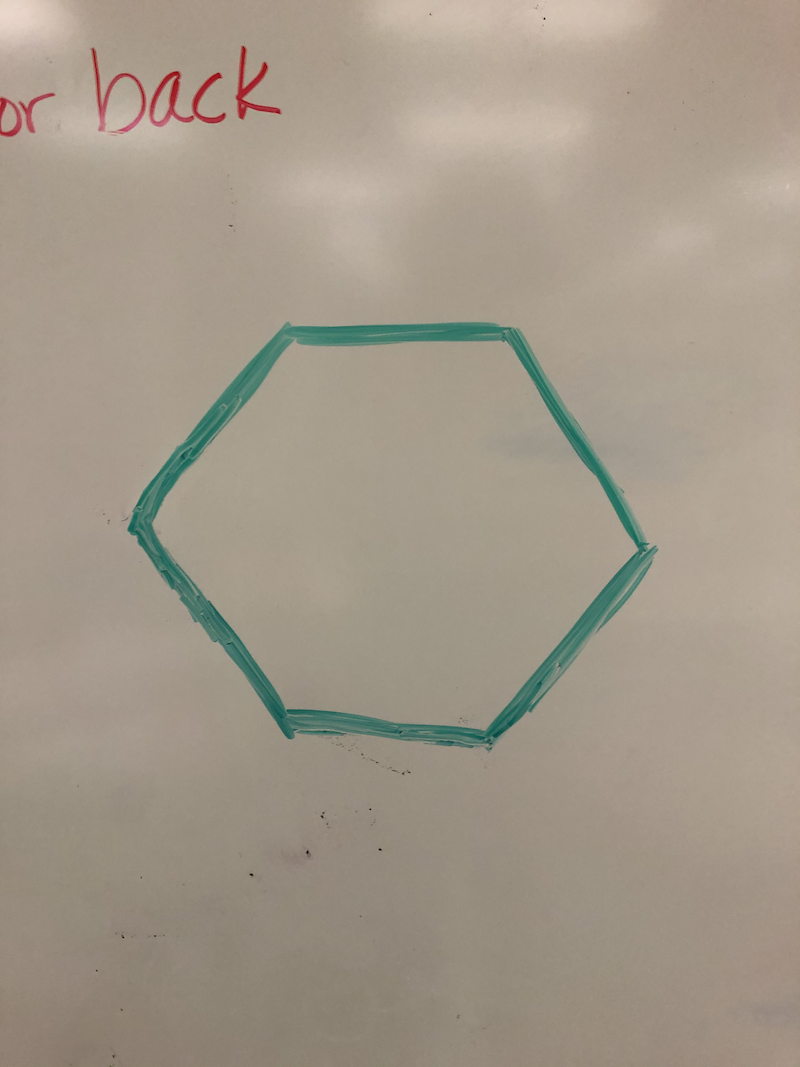
#> input picture test_images/whiteboard_hex.png, 800 x 1067 px
$ python imagetest.py
#> lines starting #> are read from the running program, lines starting #| are printed output that depends on the picture; after the words box and inside, x2 and y2 are one past the last pixel; in counts of white or black regions, pixels touching at a corner belong together
#> further down, bgr_img is the input picture: shape (1067, 800, 3); mean B, G, R 137.4, 152, 162.3
#> `hsv_img = cv2.cvtColor(bgr_img, cv2.COLOR_BGR2HSV)`: hsv_img: shape (1067, 800, 3); mean H, S, V 19.4, 43.7, 163.9
# read and process an image
# hi
import cv2
import numpy as np

displayImages =  True

def removeNoise(hsv_img, kernelSize, lower_color_range, upper_color_range):
    # Kernal to use for removing noise
#> called with kernelSize = (5, 5), lower_color_range = array of shape (3,), upper_color_range = array of shape (3,)
    kernel = np.ones(kernelSize, np.uint8)
    # Convert image to binary
    mask = cv2.inRange(hsv_img, lower_color_range, upper_color_range)
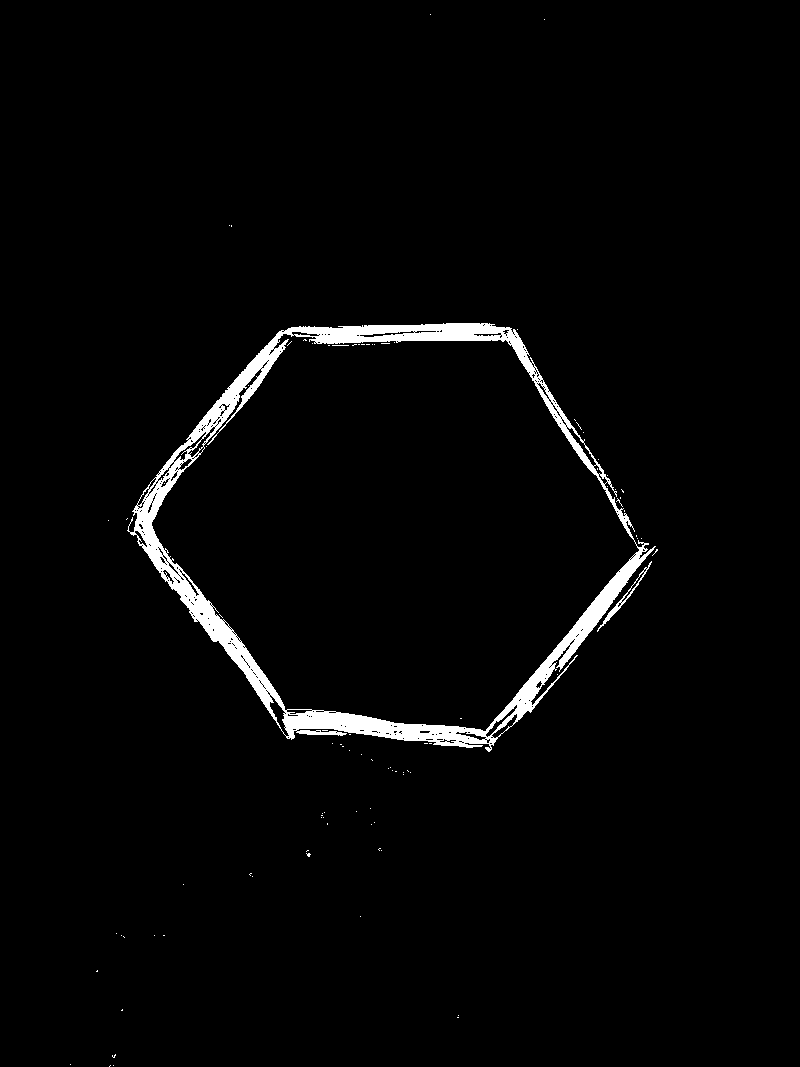
#> mask: shape (1067, 800); 2.5% white; 93 white regions (91 under 20 px), largest, box (x1, y1, x2, y2) and area: (127, 323, 656, 752) 20450, (597, 561, 652, 632) 276
    # Show the binary (masked) image
    # if(displayImages):
    #     cv2.imshow("img", mask)
    # Close the gaps (due to noise) in the masked image
    close_gaps = cv2.morphologyEx(mask, cv2.MORPH_CLOSE, kernel)
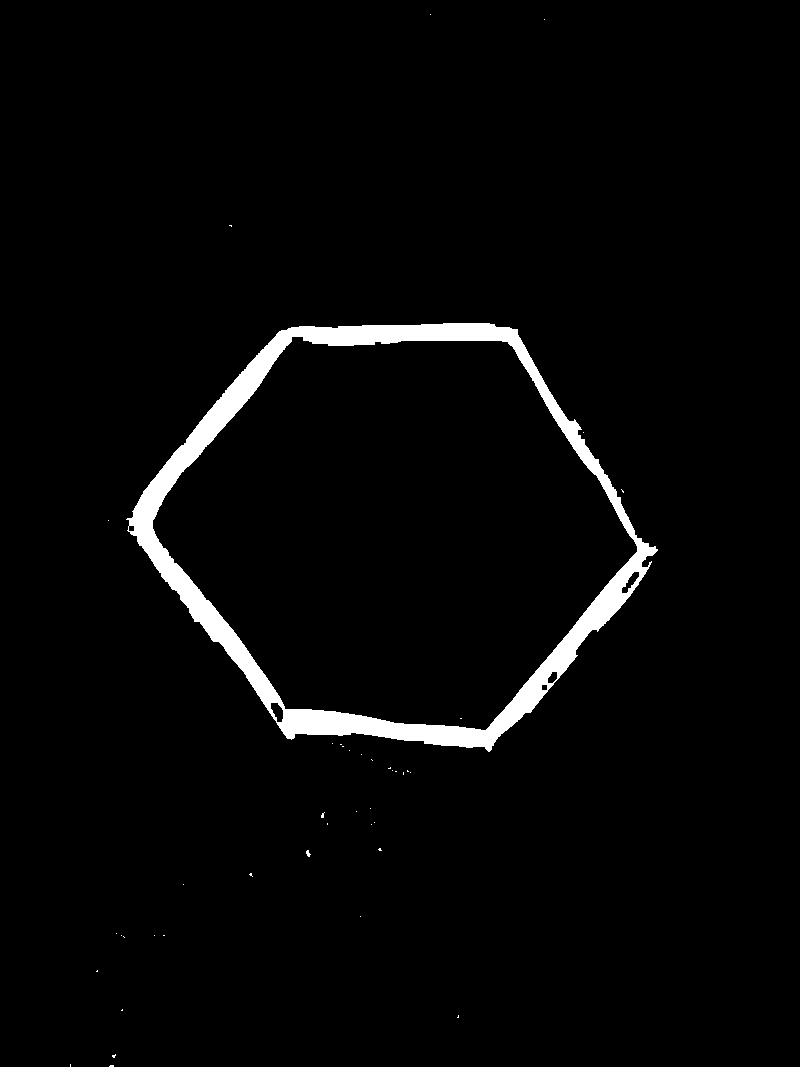
#> close_gaps: shape (1067, 800); 3% white; 42 white regions (40 under 20 px), largest, box (x1, y1, x2, y2) and area: (126, 323, 658, 752) 25063, (306, 850, 311, 857) 21
    # Remove noisy parts of the masked image
    no_noise = cv2.morphologyEx(close_gaps, cv2.MORPH_OPEN, kernel)
#> no_noise: shape (1067, 800); 2.9% white; 2 white regions, box (x1, y1, x2, y2) and area: (129, 323, 635, 708) 15616, (279, 538, 656, 750) 9130
    # Undo the erosion to the actual target done during noise removal
    dilate = cv2.dilate(no_noise, np.ones((5,10), np.uint8), iterations=5)
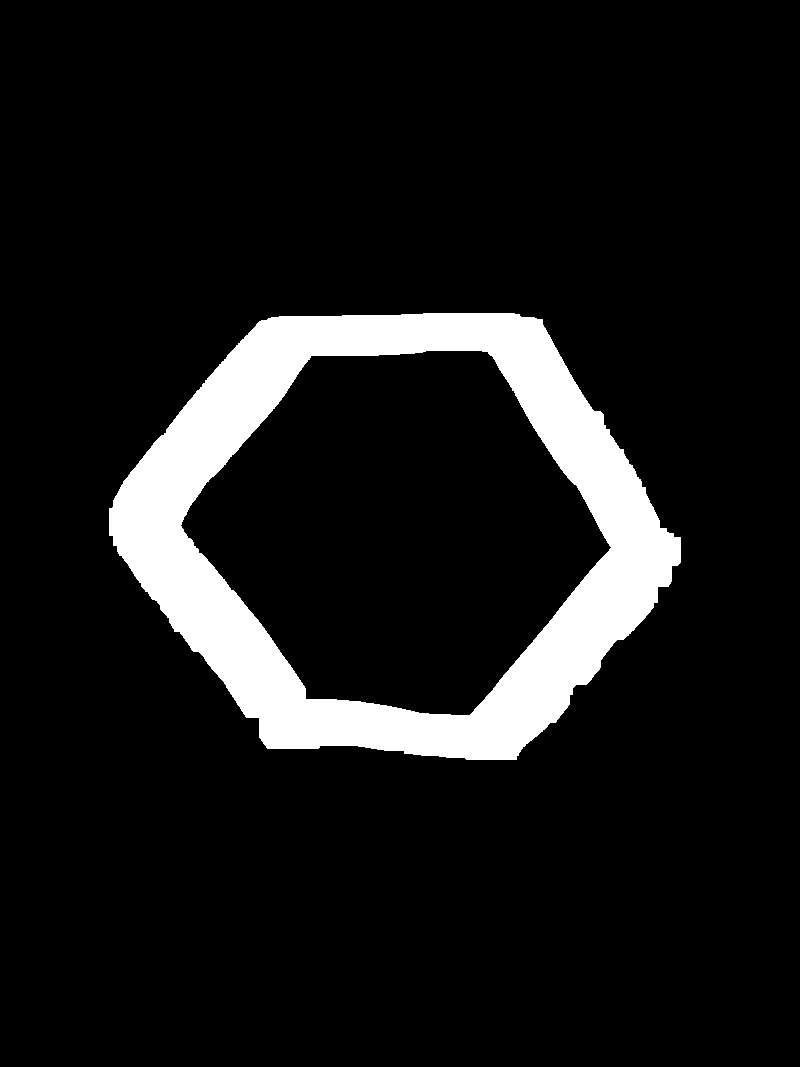
#> dilate: shape (1067, 800); 9.6% white; 1 white region
    return dilate

def findObjectContours(dilate, objName):
    # Find boundary of object
#> called with objName = 'retroreflective'
    dilcopy = dilate.copy()
    contours, hierarchy = cv2.findContours(dilate, cv2.RETR_TREE, cv2.CHAIN_APPROX_SIMPLE)
#> contours = 2 contours; box (x1, y1, x2, y2) and area: (109, 313, 681, 760) 186876, (180, 350, 612, 716) 105882
    con = contours[0]
#> con = contour of 524 points, box (x1, y1, x2, y2) (109, 313, 681, 760), area 186876
    x, y , w, h = cv2.boundingRect(con)
#> x = 109; y = 313; w = 572; h = 447
    center = (int(x+(w/2)), int(y+(h/2)))
#> center = (395, 536)
    #moments = cv2.moments(con)
    #print(moments)
    print(len(contours))
#| 2
    #print(contours)
    contoured_image = cv2.drawContours(dilcopy, contours, -1, (100,0,0), 2)
    contoured_image = cv2.rectangle(contoured_image, (x,y), (x+w, y+h), (100, 0, 0), 2)
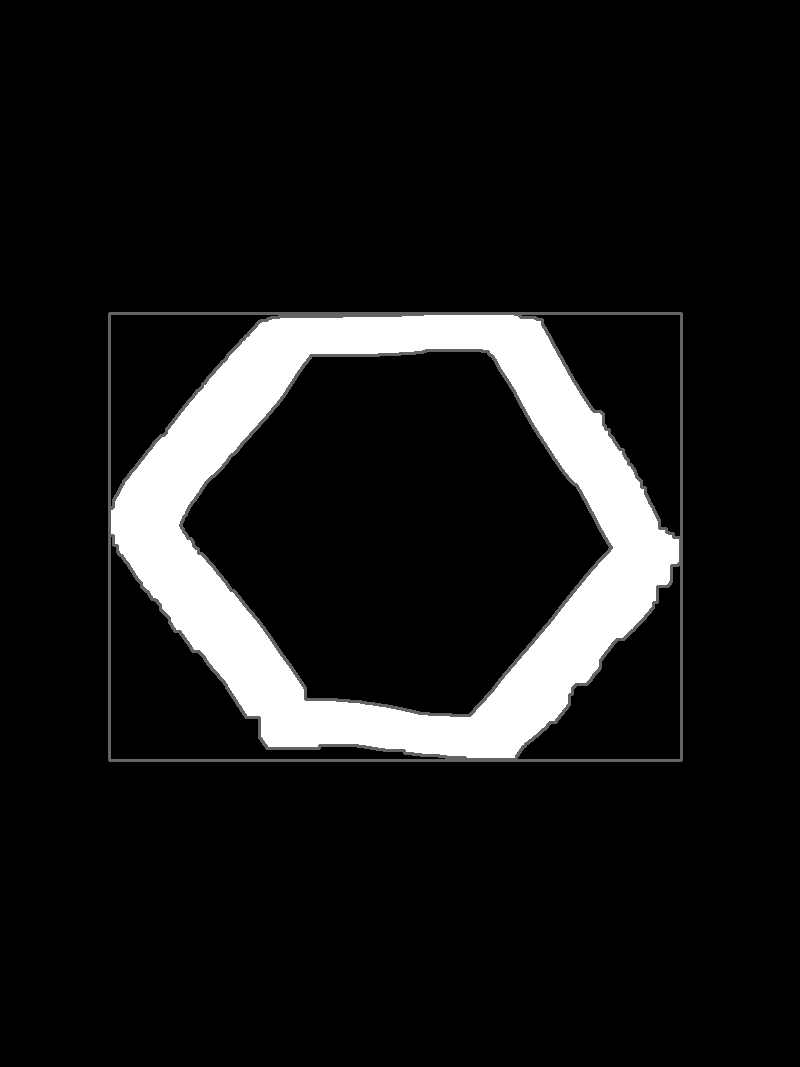
#> contoured_image: shape (1067, 800); min 0, max 255, mean 24.5
    contoured_image = cv2.circle(contoured_image, center, 3, (100, 0, 0), 2)
#> contoured_image: shape (1067, 800); 0.01% of pixels changed, all inside (x1, y1, x2, y2) = (391, 532, 400, 541)
    cv2.imshow("contours", contoured_image)
    cv2.waitKey(0) #Waits long enough for image to load

    # [20 lines of commented-out code are left out]

if __name__ == "__main__":
    print("Imagetest main is running")
    bgr_img = cv2.imread("test_images/whiteboard_hex.png")
    # cv2.imshow("Hello", bgr_img)
    # cv2.waitKey(5000) # keeps the window open for 5 seconds--long enough to load the image
    # # Convert the frame to HSV
    hsv_img = cv2.cvtColor(bgr_img, cv2.COLOR_BGR2HSV)
    # # cv2.imshow("Win1", bgr_img)

    # # Find the cube
    #img_hsv_lower = np.array([70, 170, 30])
    #img_hsv_upper = np.array([90, 200, 50])
    color = whiteboard_color = np.array([110,91,80])
    #color = green_color = np.array([34, 177, 76])
    bound = 40
    img_hsv_lower = np.array(color - bound)
    img_hsv_upper = np.array(color + bound)
    img_dilate = removeNoise(bgr_img, (5,5), img_hsv_lower, img_hsv_upper)
    cv2.imshow("dilated image", img_dilate)
    cv2.waitKey(0)
    #print (hex_dilate.shape)
    #hex_img = np.array([])
    findObjectContours(img_dilate, "retroreflective")
#> (the run stopped early here; a loop or call above may not have finished)
